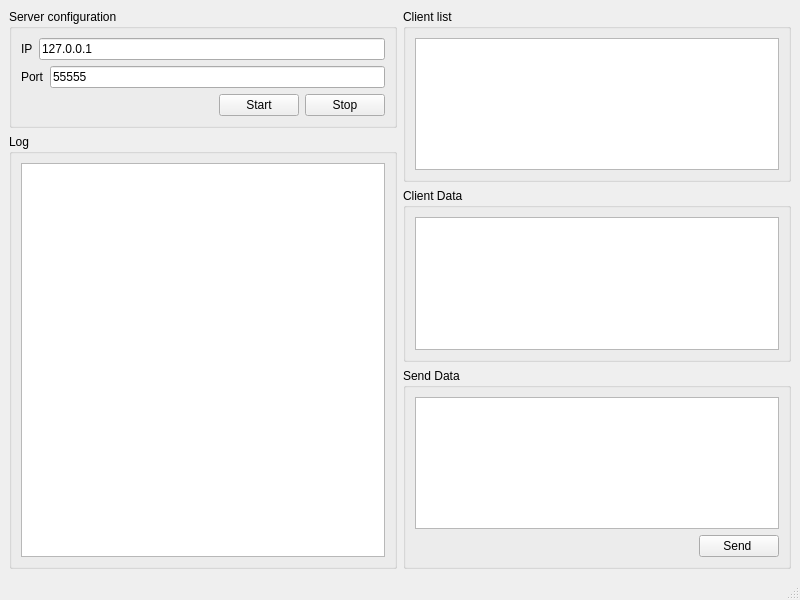
<?xml version="1.0" encoding="UTF-8"?>
<ui version="4.0">
 <class>MainWindow</class>
 <widget class="QMainWindow" name="MainWindow">
  <property name="geometry">
   <rect>
    <x>0</x>
    <y>0</y>
    <width>800</width>
    <height>600</height>
   </rect>
  </property>
  <property name="windowTitle">
   <string>MainWindow</string>
  </property>
  <widget class="QWidget" name="centralwidget">
   <layout class="QVBoxLayout" name="verticalLayout_7">
    <item>
     <layout class="QHBoxLayout" name="horizontalLayout_4">
      <item>
       <layout class="QVBoxLayout" name="verticalLayout_6">
        <item>
         <widget class="QGroupBox" name="groupBox">
          <property name="title">
           <string>Server configuration</string>
          </property>
          <layout class="QGridLayout" name="gridLayout_2">
           <item row="0" column="0">
            <layout class="QHBoxLayout" name="horizontalLayout_5">
             <item>
              <layout class="QVBoxLayout" name="verticalLayout_2">
               <item>
                <layout class="QVBoxLayout" name="verticalLayout">
                 <item>
                  <layout class="QHBoxLayout" name="horizontalLayout_2">
                   <item>
                    <widget class="QLabel" name="label">
                     <property name="sizePolicy">
                      <sizepolicy hsizetype="Preferred" vsizetype="Preferred">
                       <horstretch>0</horstretch>
                       <verstretch>0</verstretch>
                      </sizepolicy>
                     </property>
                     <property name="text">
                      <string>IP</string>
                     </property>
                    </widget>
                   </item>
                   <item>
                    <widget class="QLineEdit" name="ip">
                     <property name="sizePolicy">
                      <sizepolicy hsizetype="Expanding" vsizetype="Fixed">
                       <horstretch>0</horstretch>
                       <verstretch>0</verstretch>
                      </sizepolicy>
                     </property>
                     <property name="text">
                      <string>127.0.0.1</string>
                     </property>
                     <property name="placeholderText">
                      <string>127.0.0.1</string>
                     </property>
                    </widget>
                   </item>
                  </layout>
                 </item>
                 <item>
                  <layout class="QHBoxLayout" name="horizontalLayout">
                   <item>
                    <widget class="QLabel" name="label_2">
                     <property name="text">
                      <string>Port</string>
                     </property>
                    </widget>
                   </item>
                   <item>
                    <widget class="QLineEdit" name="port">
                     <property name="sizePolicy">
                      <sizepolicy hsizetype="Expanding" vsizetype="Fixed">
                       <horstretch>0</horstretch>
                       <verstretch>0</verstretch>
                      </sizepolicy>
                     </property>
                     <property name="text">
                      <string>55555</string>
                     </property>
                     <property name="placeholderText">
                      <string>55555</string>
                     </property>
                    </widget>
                   </item>
                  </layout>
                 </item>
                </layout>
               </item>
               <item>
                <layout class="QHBoxLayout" name="horizontalLayout_3">
                 <item>
                  <spacer name="horizontalSpacer">
                   <property name="orientation">
                    <enum>Qt::Horizontal</enum>
                   </property>
                   <property name="sizeHint" stdset="0">
                    <size>
                     <width>40</width>
                     <height>20</height>
                    </size>
                   </property>
                  </spacer>
                 </item>
                 <item>
                  <widget class="QPushButton" name="button_start_server">
                   <property name="text">
                    <string>Start</string>
                   </property>
                  </widget>
                 </item>
                 <item>
                  <widget class="QPushButton" name="button_stop_server">
                   <property name="text">
                    <string>Stop</string>
                   </property>
                  </widget>
                 </item>
                </layout>
               </item>
              </layout>
             </item>
            </layout>
           </item>
          </layout>
         </widget>
        </item>
        <item>
         <widget class="QGroupBox" name="groupBox_3">
          <property name="title">
           <string>Log</string>
          </property>
          <layout class="QVBoxLayout" name="verticalLayout_5">
           <item>
            <widget class="QTextEdit" name="log"/>
           </item>
          </layout>
         </widget>
        </item>
       </layout>
      </item>
      <item>
       <layout class="QVBoxLayout" name="verticalLayout_3">
        <property name="bottomMargin">
         <number>0</number>
        </property>
        <item>
         <widget class="QGroupBox" name="groupBox_2">
          <property name="title">
           <string>Client list</string>
          </property>
          <layout class="QVBoxLayout" name="verticalLayout_4">
           <item>
            <widget class="QTableWidget" name="client_table">
             <attribute name="horizontalHeaderStretchLastSection">
              <bool>true</bool>
             </attribute>
            </widget>
           </item>
          </layout>
         </widget>
        </item>
        <item>
         <widget class="QGroupBox" name="groupBox_4">
          <property name="title">
           <string>Client Data</string>
          </property>
          <layout class="QVBoxLayout" name="verticalLayout_8">
           <item>
            <widget class="QTextEdit" name="client_data"/>
           </item>
          </layout>
         </widget>
        </item>
        <item>
         <widget class="QGroupBox" name="gb_send_data">
          <property name="title">
           <string>Send Data</string>
          </property>
          <layout class="QGridLayout" name="gridLayout">
           <property name="leftMargin">
            <number>9</number>
           </property>
           <property name="topMargin">
            <number>9</number>
           </property>
           <property name="rightMargin">
            <number>9</number>
           </property>
           <property name="bottomMargin">
            <number>9</number>
           </property>
           <item row="1" column="1">
            <widget class="QPushButton" name="btn_send">
             <property name="text">
              <string>Send </string>
             </property>
            </widget>
           </item>
           <item row="1" column="0">
            <spacer name="horizontalSpacer_3">
             <property name="orientation">
              <enum>Qt::Horizontal</enum>
             </property>
             <property name="sizeHint" stdset="0">
              <size>
               <width>40</width>
               <height>20</height>
              </size>
             </property>
            </spacer>
           </item>
           <item row="0" column="0" colspan="2">
            <widget class="QTextEdit" name="edt_send_data"/>
           </item>
          </layout>
         </widget>
        </item>
       </layout>
      </item>
     </layout>
    </item>
   </layout>
  </widget>
  <widget class="QMenuBar" name="menubar">
   <property name="geometry">
    <rect>
     <x>0</x>
     <y>0</y>
     <width>800</width>
     <height>22</height>
    </rect>
   </property>
  </widget>
  <widget class="QStatusBar" name="statusbar"/>
 </widget>
 <resources/>
 <connections/>
</ui>
